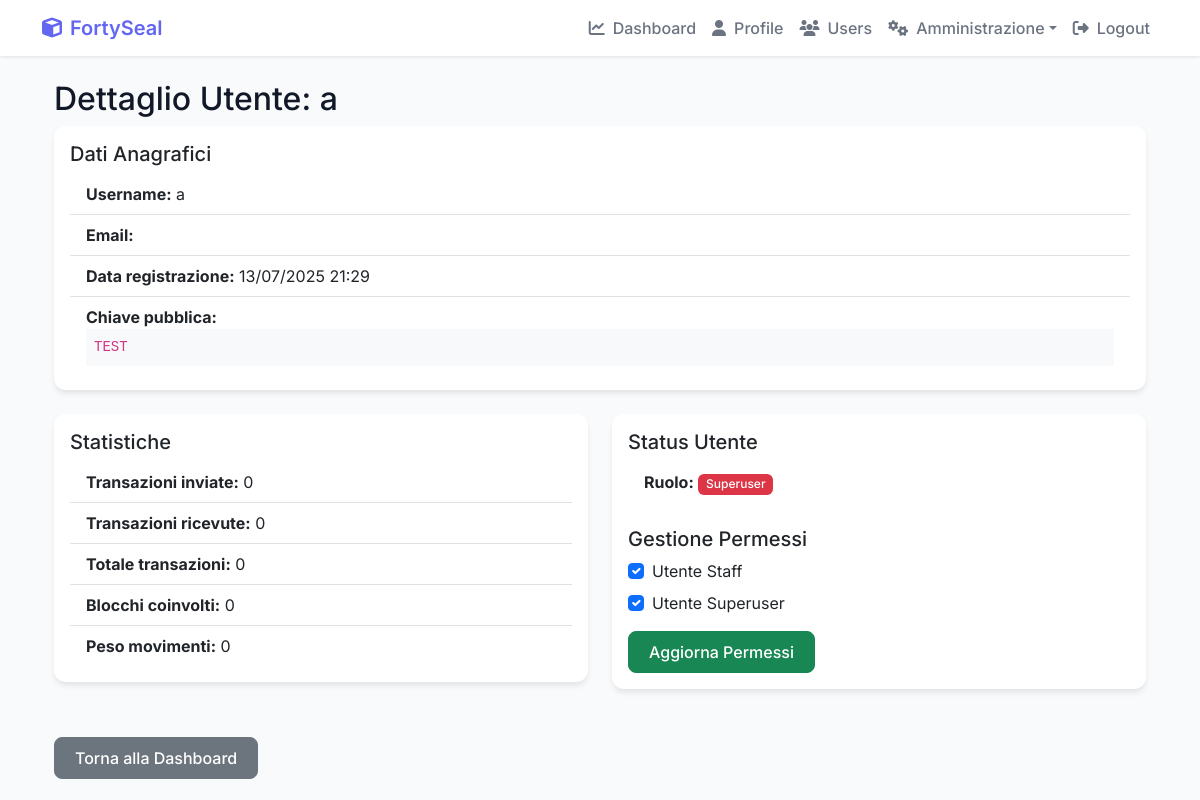
Page /admdashboard/user/1/ (signed in) on the earlier database version.
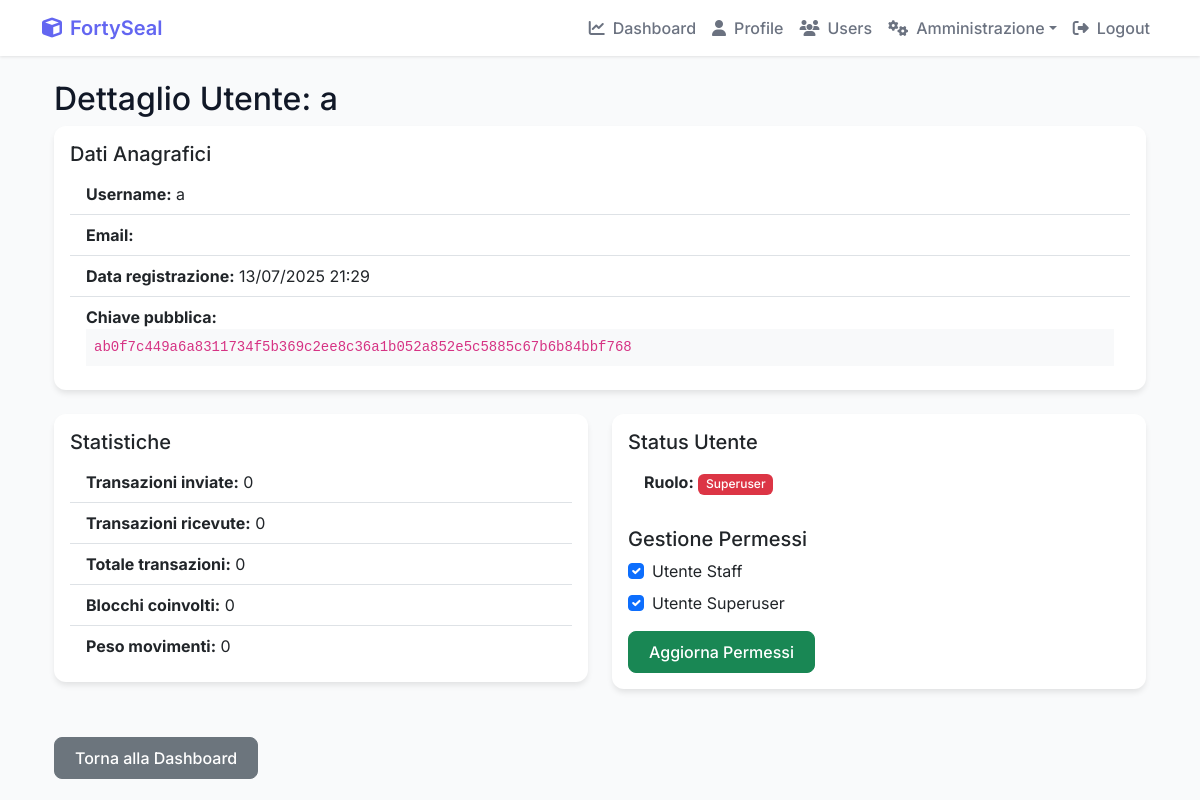
Same page on the later database version.
### Cripto1/models.py (models this page shows, shortened)
class UserProfile(models.Model):
    user = models.OneToOneField(User, on_delete=models.CASCADE)
    user_key = models.CharField(max_length=255, unique=True) # Keep as a unique identifier (can be hash of public key)
    public_key = models.TextField(null=True, blank=True) # Allow null for existing rows
    private_key = EncryptedTextField(null=True, blank=True) # Allow null for existing rows
    balance = models.FloatField(default=0.0)
    created_at = models.DateTimeField(auto_now_add=True)
    profile_picture = models.ImageField(upload_to='profile_pics/', blank=True, null=True)
    is_active = models.BooleanField(default=True)
    last_login_ip = models.GenericIPAddressField(null=True, blank=True)
    last_login_date = models.DateTimeField(null=True, blank=True)
    login_attempts = models.IntegerField(default=0)
    locked_until = models.DateTimeField(null=True, blank=True)
    sso_provider = models.CharField(max_length=50, blank=True, null=True)  # Per SSO
    sso_id = models.CharField(max_length=255, blank=True, null=True)  # ID esterno per SSO
    department = models.CharField(max_length=100, blank=True, null=True)
    position = models.CharField(max_length=100, blank=True, null=True)
    phone = models.CharField(max_length=20, blank=True, null=True)
    emergency_contact = models.CharField(max_length=255, blank=True, null=True)
    notes = models.TextField(blank=True, null=True)
    def is_locked(self):
        if self.locked_until and timezone.now() < self.locked_until:
            return True
        return False
    def update_last_login(self, ip_address=None):
        self.last_login_date = timezone.now()
        if ip_address:
            self.last_login_ip = ip_address
        self.save()

### Cripto1/views.py (the view)
# urls.py: path('admdashboard/user/<int:user_id>/', views.admin_user_detail, name='admin_user_detail'),
@staff_member_required
def admin_user_detail(request, user_id):
    user_profile = get_object_or_404(UserProfile, user__id=user_id)
    user = user_profile.user
    sent_count = user.sent_transactions.count()
    received_count = user.received_transactions.count()
    total_transactions = sent_count + received_count
    blocks = Block.objects.filter(transactions__sender=user).distinct() | Block.objects.filter(transactions__receiver=user).distinct()
    blocks = blocks.distinct()
    blocks_count = blocks.count()
    total_weight = total_transactions
    if request.method == 'POST':
        if 'reset_password' in request.POST:
            form = PasswordResetForm({'email': user.email})
            if form.is_valid():
                form.save(request=request, use_https=request.is_secure(),
                          email_template_name='registration/password_reset_email.html')
                messages.success(request, 'Email di reset password inviata!')
        elif 'update_user' in request.POST:
            form = UserChangeForm(request.POST, instance=user)
            if form.is_valid():
                form.save()
                messages.success(request, 'Dati utente aggiornati!')
        elif 'update_permissions' in request.POST:
            if not request.user.is_superuser:
                messages.error(request, 'Non hai i permessi per modificare lo status di superuser/staff.')
            else:
                user.is_staff = 'is_staff' in request.POST
                user.is_superuser = 'is_superuser' in request.POST
                user.save()
                messages.success(request, 'Permessi utente aggiornati con successo!')
        return redirect('Cripto1:admin_user_detail', user_id=user.id)
    else:
        form = UserChangeForm(instance=user)
    context = {
        'user_profile': user_profile,
        'user': user,
        'sent_count': sent_count,
        'received_count': received_count,
        'total_transactions': total_transactions,
        'blocks_count': blocks_count,
        'total_weight': total_weight,
        'form': form,
        'is_staff': user.is_staff,
        'is_superuser': user.is_superuser,
    }
    return render(request, 'Cripto1/admin_user_detail.html', context)

### Cripto1/templates/Cripto1/admin_user_detail.html (shortened to what this page needs)
{% extends 'Cripto1/base.html' %}
{% block content %}
<div class="container mt-4">
    <h2>Dettaglio Utente: {{ user.username }}</h2>
    <div class="card mb-4">
        <div class="card-body">
            <h5 class="card-title">Dati Anagrafici</h5>
            <ul class="list-group list-group-flush">
                <li class="list-group-item"><strong>Username:</strong> {{ user.username }}</li>
                <li class="list-group-item"><strong>Email:</strong> {{ user.email }}</li>
                <li class="list-group-item"><strong>Data registrazione:</strong> {{ user.date_joined|date:"d/m/Y H:i" }}</li>
                <li class="list-group-item"><strong>Chiave pubblica:</strong> <code class="bg-light p-2 d-block text-break">{{ user_profile.user_key }}</code></li>
            </ul>
        </div>
    </div>
    <div class="row">
        <div class="col-md-6">
            <div class="card mb-4">
                <div class="card-body">
                    <h5 class="card-title">Statistiche</h5>
                    <ul class="list-group list-group-flush">
                        <li class="list-group-item"><strong>Transazioni inviate:</strong> {{ sent_count }}</li>
                        <li class="list-group-item"><strong>Transazioni ricevute:</strong> {{ received_count }}</li>
                        <li class="list-group-item"><strong>Totale transazioni:</strong> {{ total_transactions }}</li>
                        <li class="list-group-item"><strong>Blocchi coinvolti:</strong> {{ blocks_count }}</li>
                        <li class="list-group-item"><strong>Peso movimenti:</strong> {{ total_weight }}</li>
                    </ul>
                </div>
            </div>
        </div>
        <div class="col-md-6">
            <div class="card mb-4">
                <div class="card-body">
                    <h5 class="card-title">Status Utente</h5>
                    <ul class="list-group list-group-flush">
                        <li class="list-group-item">
                            <strong>Ruolo:</strong>
                            {% if user.is_superuser %}
                                <span class="badge bg-danger">Superuser</span>
                            {% elif user.is_staff %}
                                <span class="badge bg-warning">Staff</span>
                            {% else %}
                                <span class="badge bg-secondary">Normale</span>
                            {% endif %}
                        </li>
                    </ul>
                    {% if request.user.is_superuser %}
                        <h5 class="card-title mt-4">Gestione Permessi</h5>
                        <form method="post" action="{% url 'Cripto1:admin_user_detail' user.id %}">
                            <div class="form-check mb-2">
                                <input class="form-check-input" type="checkbox" id="is_staff" name="is_staff" {% if is_staff %}checked{% endif %}>
                                <label class="form-check-label" for="is_staff">
                                    Utente Staff
                                </label>
                            </div>
                            <div class="form-check mb-3">
                                <input class="form-check-input" type="checkbox" id="is_superuser" name="is_superuser" {% if is_superuser %}checked{% endif %}>
                                <label class="form-check-label" for="is_superuser">
                                    Utente Superuser
                                </label>
                            </div>
                            <button type="submit" name="update_permissions" class="btn btn-success">Aggiorna Permessi</button>
                        </form>
                    {% endif %}
                </div>
            </div>
        </div>
    </div>
    <a href="{% url 'Cripto1:admin_dashboard' %}" class="btn btn-secondary mt-4">Torna alla Dashboard</a>
</div>
{% endblock %}

Differences in the rows shown:
changed UserProfile: user_key "TEST" → "ab0f7c449a6a8311734f5b369c2ee8c36a1b052a852e5c5885c67b6b84bbf768"
